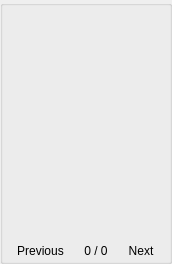
<?xml version="1.0" encoding="UTF-8"?>
<ui version="4.0">
 <class>ZDiyList</class>
 <widget class="QGroupBox" name="ZDiyList">
  <property name="geometry">
   <rect>
    <x>0</x>
    <y>0</y>
    <width>172</width>
    <height>264</height>
   </rect>
  </property>
  <layout class="QVBoxLayout" name="verticalLayout">
   <property name="spacing">
    <number>0</number>
   </property>
   <property name="leftMargin">
    <number>0</number>
   </property>
   <property name="topMargin">
    <number>0</number>
   </property>
   <property name="rightMargin">
    <number>0</number>
   </property>
   <property name="bottomMargin">
    <number>0</number>
   </property>
   <item>
    <widget class="QLabel" name="title">
     <property name="sizePolicy">
      <sizepolicy hsizetype="Preferred" vsizetype="Fixed">
       <horstretch>0</horstretch>
       <verstretch>0</verstretch>
      </sizepolicy>
     </property>
     <property name="minimumSize">
      <size>
       <width>0</width>
       <height>30</height>
      </size>
     </property>
     <property name="alignment">
      <set>Qt::AlignCenter</set>
     </property>
    </widget>
   </item>
   <item>
    <widget class="QWidget" name="titleWidget" native="true">
     <property name="minimumSize">
      <size>
       <width>0</width>
       <height>30</height>
      </size>
     </property>
     <property name="maximumSize">
      <size>
       <width>16777215</width>
       <height>30</height>
      </size>
     </property>
     <property name="styleSheet">
      <string notr="true">QWidget#titleWidget{
	background-color: rgba(0, 0, 0, 50);
};</string>
     </property>
     <layout class="QHBoxLayout" name="titleHLayout">
      <property name="spacing">
       <number>2</number>
      </property>
      <property name="leftMargin">
       <number>0</number>
      </property>
      <property name="topMargin">
       <number>0</number>
      </property>
      <property name="rightMargin">
       <number>0</number>
      </property>
      <property name="bottomMargin">
       <number>0</number>
      </property>
     </layout>
    </widget>
   </item>
   <item>
    <widget class="QWidget" name="listWidget" native="true">
     <layout class="QVBoxLayout" name="listVLayout">
      <property name="spacing">
       <number>2</number>
      </property>
      <property name="leftMargin">
       <number>2</number>
      </property>
      <property name="topMargin">
       <number>2</number>
      </property>
      <property name="rightMargin">
       <number>2</number>
      </property>
      <property name="bottomMargin">
       <number>2</number>
      </property>
      <item>
       <widget class="QWidget" name="widget" native="true"/>
      </item>
     </layout>
    </widget>
   </item>
   <item>
    <widget class="QWidget" name="buttonWidget" native="true">
     <property name="sizePolicy">
      <sizepolicy hsizetype="Preferred" vsizetype="Fixed">
       <horstretch>0</horstretch>
       <verstretch>0</verstretch>
      </sizepolicy>
     </property>
     <layout class="QHBoxLayout" name="horizontalLayout">
      <property name="leftMargin">
       <number>0</number>
      </property>
      <property name="topMargin">
       <number>0</number>
      </property>
      <property name="rightMargin">
       <number>0</number>
      </property>
      <property name="bottomMargin">
       <number>0</number>
      </property>
      <item>
       <widget class="QToolButton" name="previousButton">
        <property name="text">
         <string>Previous</string>
        </property>
        <property name="autoRaise">
         <bool>true</bool>
        </property>
       </widget>
      </item>
      <item>
       <widget class="QLabel" name="pageLabel">
        <property name="sizePolicy">
         <sizepolicy hsizetype="Fixed" vsizetype="Preferred">
          <horstretch>0</horstretch>
          <verstretch>0</verstretch>
         </sizepolicy>
        </property>
        <property name="text">
         <string>0 / 0</string>
        </property>
        <property name="alignment">
         <set>Qt::AlignCenter</set>
        </property>
       </widget>
      </item>
      <item>
       <widget class="QToolButton" name="nextButton">
        <property name="text">
         <string>Next</string>
        </property>
        <property name="autoRaise">
         <bool>true</bool>
        </property>
       </widget>
      </item>
     </layout>
    </widget>
   </item>
  </layout>
 </widget>
 <layoutdefault spacing="6" margin="11"/>
 <resources/>
 <connections/>
</ui>
